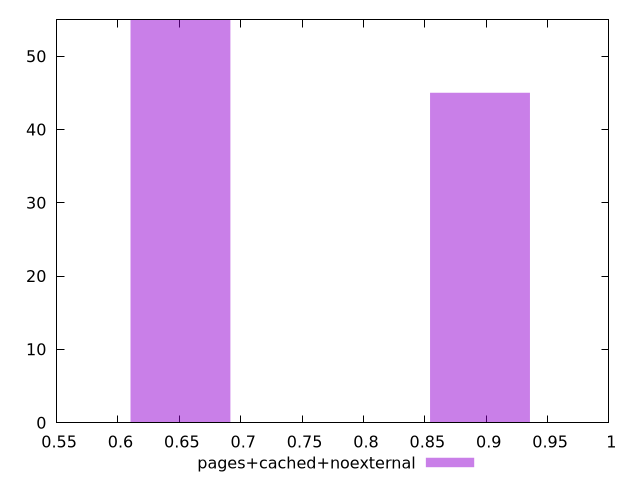

Generate this figure with gnuplot:
$_pagesCachedNoexternal <<EOF
0.6508912599374552 55
0.8949754824140009 45
EOF
set key outside below
set terminal pngcairo
set output "report_00005_2020-11-02T22-26-11.212Z/render-blocking-resources/pages+cached+noexternal//hist.png"
set yrange [0:55]
set boxwidth 0.0813614074921819
set style fill transparent solid 0.5 noborder
plot $_pagesCachedNoexternal title "pages+cached+noexternal" with boxes ,
